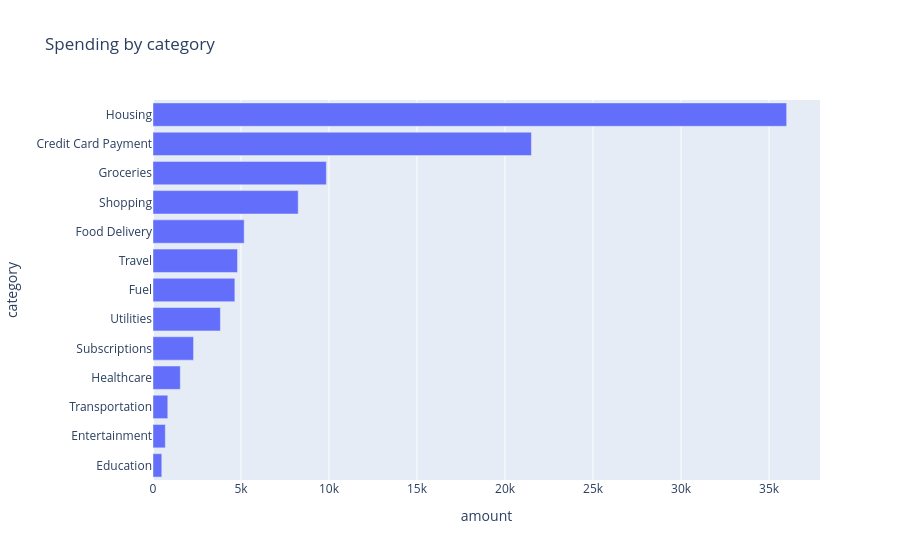
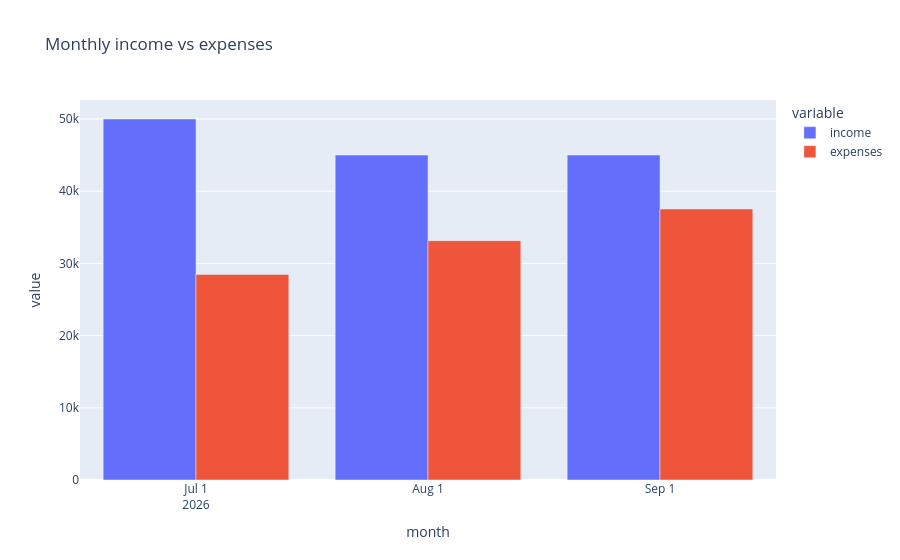

Notebook code for these charts, in order:
### Code cell
import os
os.chdir(r"C:\Users\Hari Prasath\moneymap")
from src.data_loader import load_transactions
from src.data_cleaning import clean_transactions
from src.categorization import add_categories
from src.analytics import calculate_summary

raw = load_transactions("data/sample_transactions.csv")
clean, rejected, summary = clean_transactions(raw)
clean = add_categories(clean)

calculate_summary(clean)

spend = clean[(clean["amount"] < 0) & (clean["category"] != "Internal Transfer")]

by_cat = spend.groupby("category")["amount"].sum().abs().sort_values(ascending=False)
by_cat


import plotly.express as px
import pandas as pd

fig = px.bar(
    by_cat.reset_index(),
    x="amount",
    y="category",
    orientation="h",
    title="Spending by category",
)
fig.update_layout(yaxis={"categoryorder": "total ascending"})
fig.show()

clean["month"] = clean["date"].dt.to_period("M").astype(str)
clean[["date", "month"]].head()

rows = []
for month, group in clean.groupby("month"):
    result = calculate_summary(group)
    rows.append({"month": month, "income": result["income"], "expenses": result["expenses"]})

monthly = pd.DataFrame(rows)
monthly

import plotly.express as px

fig = px.bar(
    monthly,
    x="month",
    y=["income", "expenses"],
    barmode="group",
    title="Monthly income vs expenses",
)
fig.show()

def pct_change(old, new):
    if old == 0:
        return None
    return (new - old) / old * 100

print(pct_change(1000, 1250))
print(pct_change(0, 500))
print(pct_change(1000, 800))

clean["month"] = clean["date"].dt.to_period("M").astype(str)

spend = clean[(clean["amount"] < 0) & (clean["category"] != "Internal Transfer")]

table = spend.pivot_table(
    index="category",
    columns="month",
    values="amount",
    aggfunc="sum",
).abs().fillna(0)

table

changes = {}
for category in table.index:
    old = table.loc[category, "2026-08"]
    new = table.loc[category, "2026-09"]
    changes[category] = pct_change(old, new)

pd.Series(changes)

from src.analytics import category_changes

category_changes(clean, "2026-08", "2026-09")


from src.data_loader import load_transactions
from src.data_cleaning import clean_transactions
from src.categorization import add_categories
from src.analytics import calculate_summary, category_changes

raw = load_transactions("data/sample_transactions.csv")
clean, rejected, summary = clean_transactions(raw)
clean = add_categories(clean)


spend = clean[(clean["amount"] < 0) & (clean["category"] != "Internal Transfer")]
by_cat = spend.groupby("category")["amount"].sum().abs().sort_values(ascending=False)

share = by_cat / by_cat.sum() * 100
share.round(1)
share.head(3).sum()

from src.analytics import category_shares

share, top3 = category_shares(clean)
print(top3)
share.round(1)

### Figure 1 — Plotly figure (JSON) as saved in the notebook; plotly's stock layout.template omitted (floating-point values rounded to 4 significant figures)
{"data": [{"hovertemplate": "amount=%{x}<br>category=%{y}<extra></extra>", "legendgroup": "", "marker": {"color": "#636efa", "pattern": {"shape": ""}}, "name": "", "orientation": "h", "showlegend": false, "textposition": "auto", "type": "bar", "x": [36000, 21500, 9850, 8250, 5180, 4800, 4650, 3830, 2304, 1550, 840, 700, 499], "xaxis": "x", "y": ["Housing", "Credit Card Payment", "Groceries", "Shopping", "Food Delivery", "Travel", "Fuel", "Utilities", "Subscriptions", "Healthcare", "Transportation", "Entertainment", "Education"], "yaxis": "y"}], "layout": {"barmode": "relative", "legend": {"tracegroupgap": 0}, "title": {"text": "Spending by category"}, "xaxis": {"anchor": "y", "domain": [0, 1], "title": {"text": "amount"}}, "yaxis": {"anchor": "x", "categoryorder": "total ascending", "domain": [0, 1], "title": {"text": "category"}}}}

### Figure 2 — Plotly figure (JSON) as saved in the notebook; plotly's stock layout.template omitted (floating-point values rounded to 4 significant figures)
{"data": [{"alignmentgroup": "True", "hovertemplate": "variable=income<br>month=%{x}<br>value=%{y}<extra></extra>", "legendgroup": "income", "marker": {"color": "#636efa", "pattern": {"shape": ""}}, "name": "income", "offsetgroup": "income", "orientation": "v", "showlegend": true, "textposition": "auto", "type": "bar", "x": ["2026-07", "2026-08", "2026-09"], "xaxis": "x", "y": [50000, 45000, 45000], "yaxis": "y"}, {"alignmentgroup": "True", "hovertemplate": "variable=expenses<br>month=%{x}<br>value=%{y}<extra></extra>", "legendgroup": "expenses", "marker": {"color": "#EF553B", "pattern": {"shape": ""}}, "name": "expenses", "offsetgroup": "expenses", "orientation": "v", "showlegend": true, "textposition": "auto", "type": "bar", "x": ["2026-07", "2026-08", "2026-09"], "xaxis": "x", "y": [28478, 33147, 37528], "yaxis": "y"}], "layout": {"barmode": "group", "legend": {"title": {"text": "variable"}, "tracegroupgap": 0}, "title": {"text": "Monthly income vs expenses"}, "xaxis": {"anchor": "y", "domain": [0, 1], "title": {"text": "month"}}, "yaxis": {"anchor": "x", "domain": [0, 1], "title": {"text": "value"}}}}
